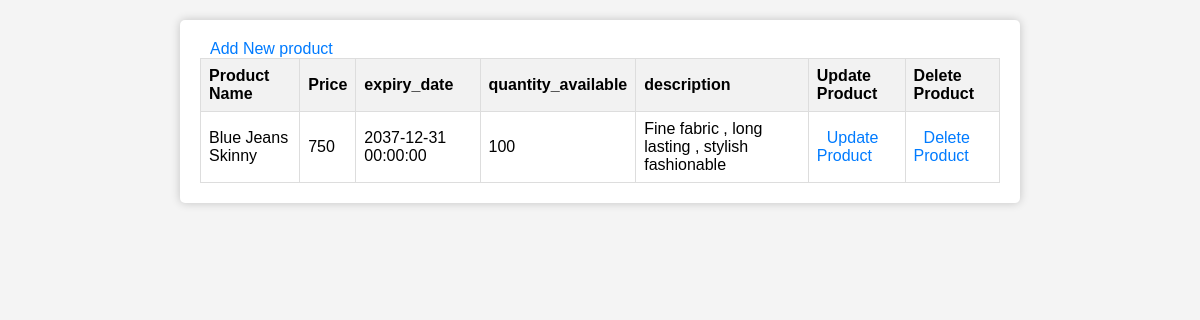
Before: /view_category/4 with the older database file.
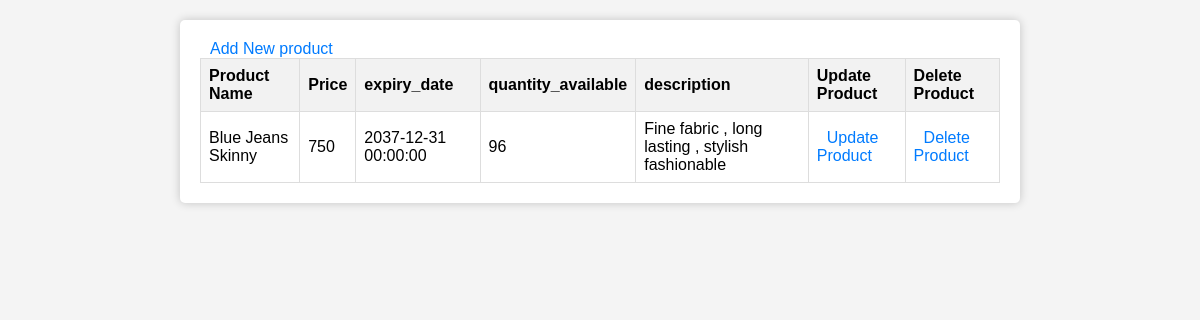
After: the same page with the newer database file.
### models.py (models this page shows)
class Product(db.Model):
        id = db.Column(db.Integer, primary_key = True, autoincrement=True)
        name = db.Column(db.String(200), nullable = False)
        price = db.Column(db.Integer, nullable = False)
        expiry_date = db.Column(db.DateTime , default = datetime.now())
        quantity_available = db.Column(db.Integer, nullable = False)
        section_id = db.Column(db.Integer, db.ForeignKey('section.id'), nullable=False)  # Define a foreign key to establish the relationship
        description = db.Column(db.String(200), nullable = False)

### main.py (the view)
@app.route('/view_category/<int:category_id>', methods=['GET', 'POST'])
def view_category(category_id):
     category= Section.query.get_or_404(category_id)
     print(category.id,category.name)
     products = Product.query.filter_by(section_id=category_id).all()
     return render_template('view_category.html',cat=category,products=products)

### templates/view_category.html (shortened to what this page needs)
<!DOCTYPE html>
<html lang="en">
<head>
</head>
<body>
    <div class="container">
        <a href="/add_product/{{cat.id}}">Add New product</a>
        <table class="styled-table">
            <thead>
                <tr>
                    <th>Product Name</th>
                    <th>Price</th>
                    <th>expiry_date</th>
                    <th>quantity_available</th>
                    <th>description</th>
                    <th>Update Product</th>
                    <th>Delete Product</th>
                </tr>
            </thead>
            <tbody>
                {% for prod in products %}
                    <tr>
                        <td>{{ prod.name }}</td>
                        <td>{{ prod.price }}</td>
                        <td>{{ prod.expiry_date }}</td>
                        <td>{{ prod.quantity_available }}</td>
                        <td>{{ prod.description }}</td>
                        <td><a href="/update_product/{{ prod['id'] }}">Update Product</a></td>
                        <td><a href="/confirm_delete_product/{{ prod['id'] }}">Delete Product</a></td>
                    </tr>
                {% endfor %}
            </tbody>
        </table>
    </div>
</body>
</html>

### templates/view_category.html (style rules this page uses)
body { font-family: Arial, sans-serif; margin: 0; padding: 0; background-color: #f4f4f4; }
.container { max-width: 800px; margin: 20px auto; padding: 20px; background-color: #fff; border-radius: 5px; box-shadow: 0 0 10px rgba(0, 0, 0, 0.2); }
a { text-decoration: none; color: #007BFF; margin-left: 10px; }
.styled-table { border-collapse: collapse; width: 100%; }
.styled-table th, .styled-table td { border: 1px solid #ddd; padding: 8px; text-align: left; }
.styled-table th { background-color: #f2f2f2; }

Changed rows visible on the page:
changed Product "Blue Jeans Skinny": quantity_available "100" → "96"
